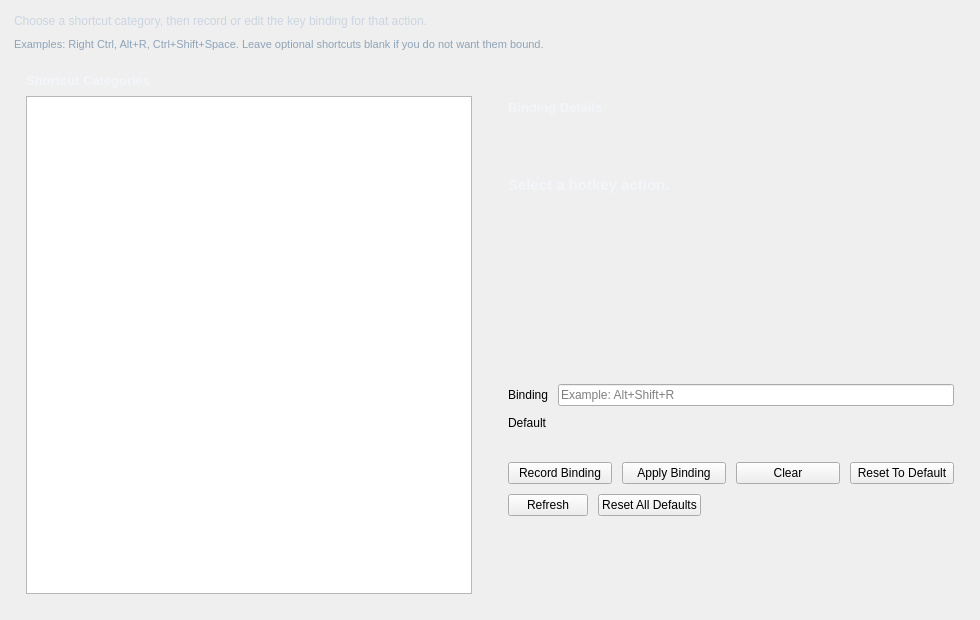
<?xml version="1.0" encoding="UTF-8"?>
<ui version="4.0">
 <class>HotkeysTab</class>
 <widget class="QWidget" name="HotkeysTab">
  <property name="geometry">
   <rect>
    <x>0</x>
    <y>0</y>
    <width>980</width>
    <height>620</height>
   </rect>
  </property>
  <layout class="QVBoxLayout" name="root_layout">
   <property name="leftMargin">
    <number>14</number>
   </property>
   <property name="topMargin">
    <number>14</number>
   </property>
   <property name="rightMargin">
    <number>14</number>
   </property>
   <property name="bottomMargin">
    <number>14</number>
   </property>
   <property name="spacing">
    <number>10</number>
   </property>
   <item>
    <widget class="QLabel" name="intro_label">
     <property name="styleSheet">
      <string notr="true">color: #cbd5e1;</string>
     </property>
     <property name="text">
      <string>Choose a shortcut category, then record or edit the key binding for that action.</string>
     </property>
     <property name="wordWrap">
      <bool>true</bool>
     </property>
    </widget>
   </item>
   <item>
    <widget class="QLabel" name="helper_label">
     <property name="styleSheet">
      <string notr="true">color: #8ea3b8; font-size: 11px;</string>
     </property>
     <property name="text">
      <string>Examples: Right Ctrl, Alt+R, Ctrl+Shift+Space. Leave optional shortcuts blank if you do not want them bound.</string>
     </property>
     <property name="wordWrap">
      <bool>true</bool>
     </property>
    </widget>
   </item>
   <item>
    <layout class="QHBoxLayout" name="body_layout" stretch="1,1">
     <property name="spacing">
      <number>12</number>
     </property>
     <item>
      <widget class="QFrame" name="hotkey_list_panel">
       <property name="objectName">
        <string>Panel</string>
       </property>
       <layout class="QVBoxLayout" name="hotkey_list_layout">
        <property name="leftMargin">
         <number>12</number>
        </property>
        <property name="topMargin">
         <number>12</number>
        </property>
        <property name="rightMargin">
         <number>12</number>
        </property>
        <property name="bottomMargin">
         <number>12</number>
        </property>
        <property name="spacing">
         <number>8</number>
        </property>
        <item>
         <widget class="QLabel" name="hotkey_list_title">
          <property name="styleSheet">
           <string notr="true">font-size: 13px; font-weight: 700; color: #f2f5f9;</string>
          </property>
          <property name="text">
           <string>Shortcut Categories</string>
          </property>
         </widget>
        </item>
        <item>
         <widget class="QListWidget" name="hotkey_list"/>
        </item>
       </layout>
      </widget>
     </item>
     <item>
      <widget class="QFrame" name="hotkey_detail_panel">
       <property name="objectName">
        <string>Panel</string>
       </property>
       <layout class="QVBoxLayout" name="hotkey_detail_layout">
        <property name="leftMargin">
         <number>12</number>
        </property>
        <property name="topMargin">
         <number>12</number>
        </property>
        <property name="rightMargin">
         <number>12</number>
        </property>
        <property name="bottomMargin">
         <number>12</number>
        </property>
        <property name="spacing">
         <number>10</number>
        </property>
        <item>
         <widget class="QLabel" name="hotkey_detail_title">
          <property name="styleSheet">
           <string notr="true">font-size: 13px; font-weight: 700; color: #f2f5f9;</string>
          </property>
          <property name="text">
           <string>Binding Details</string>
          </property>
         </widget>
        </item>
        <item>
         <widget class="QLabel" name="hotkey_label">
          <property name="styleSheet">
           <string notr="true">font-size: 15px; font-weight: 700; color: #f2f5f9;</string>
          </property>
          <property name="text">
           <string>Select a hotkey action.</string>
          </property>
          <property name="wordWrap">
           <bool>true</bool>
          </property>
         </widget>
        </item>
        <item>
         <widget class="QLabel" name="hotkey_meta">
          <property name="styleSheet">
           <string notr="true">color: #9fb3c8;</string>
          </property>
          <property name="text">
           <string/>
          </property>
          <property name="wordWrap">
           <bool>true</bool>
          </property>
         </widget>
        </item>
        <item>
         <widget class="QLabel" name="hotkey_description">
          <property name="styleSheet">
           <string notr="true">color: #8ea3b8;</string>
          </property>
          <property name="text">
           <string/>
          </property>
          <property name="wordWrap">
           <bool>true</bool>
          </property>
         </widget>
        </item>
        <item>
         <layout class="QFormLayout" name="hotkey_form">
          <property name="labelAlignment">
           <set>Qt::AlignLeading|Qt::AlignLeft|Qt::AlignVCenter</set>
          </property>
          <item row="0" column="0">
           <widget class="QLabel" name="binding_form_label">
            <property name="text">
             <string>Binding</string>
            </property>
           </widget>
          </item>
          <item row="0" column="1">
           <widget class="QLineEdit" name="hotkey_binding_edit">
            <property name="placeholderText">
             <string>Example: Alt+Shift+R</string>
            </property>
           </widget>
          </item>
          <item row="1" column="0">
           <widget class="QLabel" name="default_form_label">
            <property name="text">
             <string>Default</string>
            </property>
           </widget>
          </item>
          <item row="1" column="1">
           <widget class="QLabel" name="hotkey_default_label">
            <property name="styleSheet">
             <string notr="true">color: #9fb3c8;</string>
            </property>
            <property name="text">
             <string/>
            </property>
           </widget>
          </item>
         </layout>
        </item>
        <item>
         <layout class="QHBoxLayout" name="binding_button_row">
          <item>
           <widget class="QPushButton" name="btn_hotkey_record">
            <property name="text">
             <string>Record Binding</string>
            </property>
           </widget>
          </item>
          <item>
           <widget class="QPushButton" name="btn_hotkey_apply">
            <property name="text">
             <string>Apply Binding</string>
            </property>
           </widget>
          </item>
          <item>
           <widget class="QPushButton" name="btn_hotkey_clear">
            <property name="text">
             <string>Clear</string>
            </property>
           </widget>
          </item>
          <item>
           <widget class="QPushButton" name="btn_hotkey_reset_one">
            <property name="text">
             <string>Reset To Default</string>
            </property>
           </widget>
          </item>
         </layout>
        </item>
        <item>
         <layout class="QHBoxLayout" name="footer_button_row">
          <item>
           <widget class="QPushButton" name="btn_hotkey_refresh">
            <property name="text">
             <string>Refresh</string>
            </property>
           </widget>
          </item>
          <item>
           <widget class="QPushButton" name="btn_hotkey_reset_all">
            <property name="text">
             <string>Reset All Defaults</string>
            </property>
           </widget>
          </item>
          <item>
           <spacer name="footer_spacer">
            <property name="orientation">
             <enum>Qt::Horizontal</enum>
            </property>
            <property name="sizeHint" stdset="0">
             <size>
              <width>40</width>
              <height>20</height>
             </size>
            </property>
           </spacer>
          </item>
         </layout>
        </item>
        <item>
         <widget class="QLabel" name="hotkey_status">
          <property name="styleSheet">
           <string notr="true">color: #9fb3c8;</string>
          </property>
          <property name="text">
           <string/>
          </property>
          <property name="wordWrap">
           <bool>true</bool>
          </property>
         </widget>
        </item>
       </layout>
      </widget>
     </item>
    </layout>
   </item>
  </layout>
 </widget>
 <resources/>
 <connections/>
</ui>
